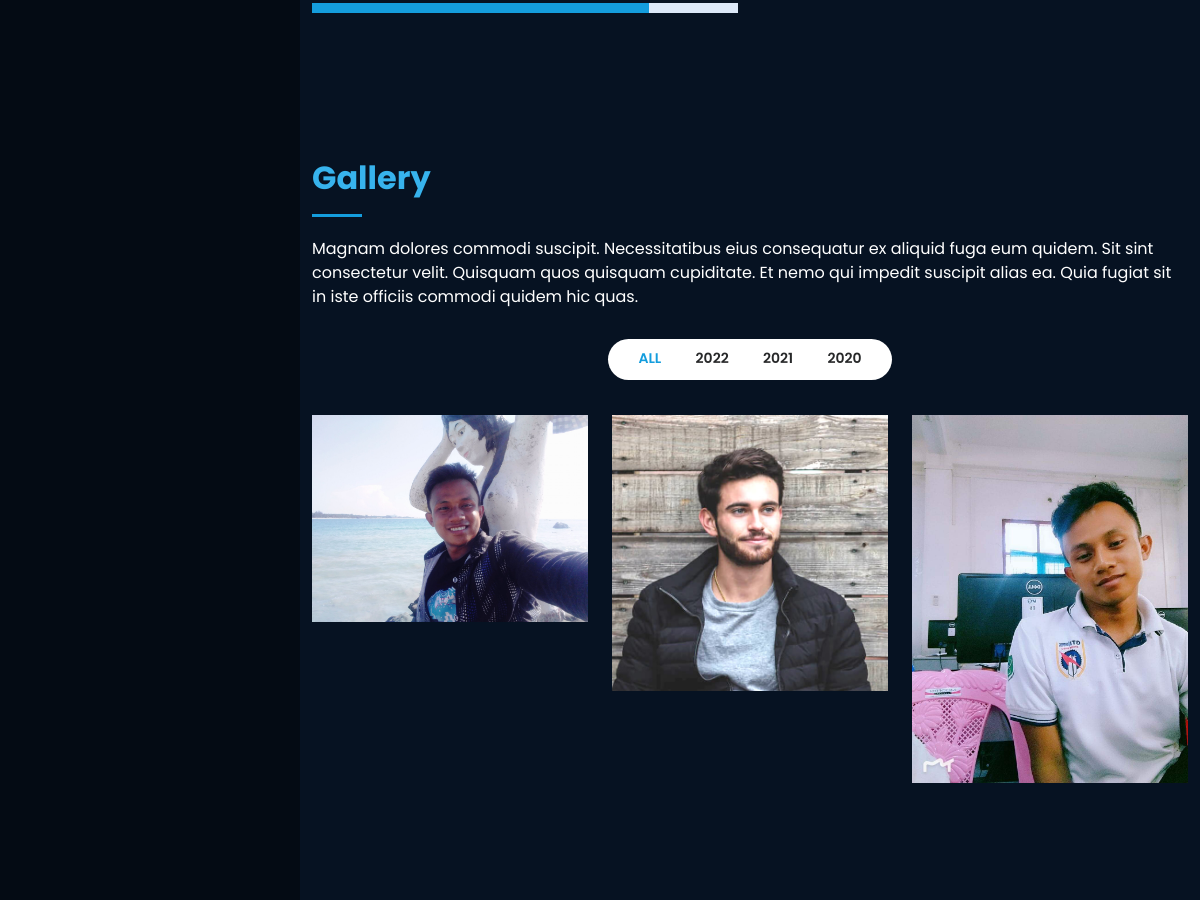
Before: / (middle part) with the older database file.
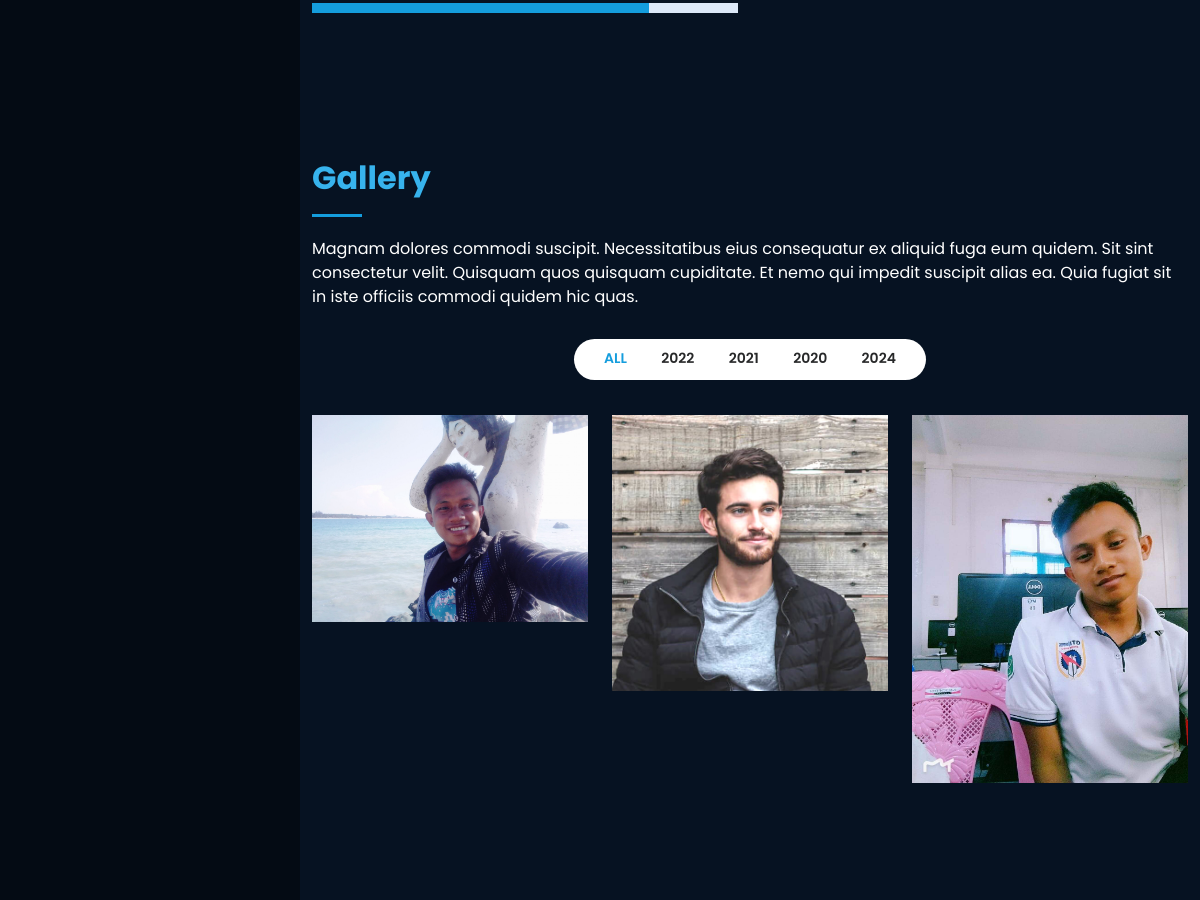
After: the same page with the newer database file.
### core/models.py (models this page shows, shortened)
class Skill(models.Model):
    title = models.CharField(max_length=50)
    rate = models.IntegerField()
    class Meta:
        verbose_name = "Skill"
        verbose_name_plural = "Skill"

class Year(models.Model):
    year = models.CharField(max_length=100, null=True,blank=True)
    created = models.DateTimeField(auto_now_add=True,null=True,blank=True)
    updated = models.DateTimeField(auto_now=True,null=True,blank=True)
    class Meta:
        ordering = ('created',)
        verbose_name = 'Year'
        verbose_name_plural = 'Year'
    def __str__(self):
        return '{0}'.format(self.year)

class Gallery(models.Model):
    year = models.ForeignKey(Year,on_delete=models.CASCADE, null=True,blank=True)
    image= models.ImageField(upload_to="static/%Y/%m/%d/images")
    caption = models.TextField(null=True,blank=True)
    created = models.DateTimeField(auto_now_add=True,null=True,blank=True)
    updated = models.DateTimeField(auto_now=True,null=True,blank=True)
    class Meta:
        ordering = ('year',)
        verbose_name = 'Gallery'
        verbose_name_plural = 'Gallery'

### core/views.py (the view)
# urls.py: path('', views.home, name="home"),
def home(request):
    about = About.objects.first()
    contact = Contact.objects.first()
    hero = Hero.objects.first()
    skills = Skill.objects.all()
    blogs = Blog.objects.all()[:8]
    gallery = Gallery.objects.all()
    years = Year.objects.all()
    context = {"about":about,'contact':contact,'skills':skills,'hero':hero,'blogs':blogs,'gallery':gallery,'years':years}
    return render(request,'home.html',context)

### core/models.py (called while the page is built)
    def __str__(self):
        return self.name

    def __str__(self):
        return self.name

### templates/home.html (shortened to what this page needs)
{% extends 'layouts/main.html' %}
{% block content %}
<main id="main">
 {% include 'layouts/skill.html' %}
 {% include 'layouts/gallery.html' %}
 {% include 'layouts/blog.html' %}
</main>
{% endblock content %}

### templates/layouts/skill.html (shortened to what this page needs)
<section id="skills" class="skills section-bg">
    <div class="container">
      <div class="row skills-content">
        {% for skill in skills %}
        <div class="col-lg-6" data-aos="fade-up">
          <div class="progress">
            <div class="progress-bar-wrap">
              <div
                class="progress-bar"
                role="progressbar"
                aria-valuenow="{{skill.rate}}"
                aria-valuemin="0"
                aria-valuemax="{{skill.rate}}"
              ></div>
            </div>
          </div>
        </div>
        {% endfor %}
      </div>
    </div>
  </section>

### templates/layouts/gallery.html (shortened to what this page needs)
{% load static %}
<section id="gallery" class="portfolio section-bg">
    <div class="container">
      <div class="section-title">
        <h2>Gallery</h2>
        <p>
          Magnam dolores commodi suscipit. Necessitatibus eius consequatur
          ex aliquid fuga eum quidem. Sit sint consectetur velit. Quisquam
          quos quisquam cupiditate. Et nemo qui impedit suscipit alias ea.
          Quia fugiat sit in iste officiis commodi quidem hic quas.
        </p>
      </div>
      <div class="row" data-aos="fade-up">
        <div class="col-lg-12 d-flex justify-content-center">
          <ul id="portfolio-flters">
            <li data-filter="*" class="filter-active">All</li>
            {% for year in years %}
            <li data-filter=".filter-{{year.year}}">{{year.year}}</li>
            {% endfor %}
          </ul>
        </div>
      </div>
      <div
        class="row portfolio-container"
        data-aos="fade-up"
        data-aos-delay="100"
      >
        {% for gall in gallery %}
        <div class="col-lg-4 col-md-6 portfolio-item filter-{{gall.year}}">
          <div class="portfolio-wrap">
            <img
              src="{{gall.image.url}}"
              class="img-fluid"
              alt=""
            />
          </div>
        </div>
        {% endfor %}
      </div>
    </div>
  </section>

Changed rows visible on the page:
added Year: year "2024"
